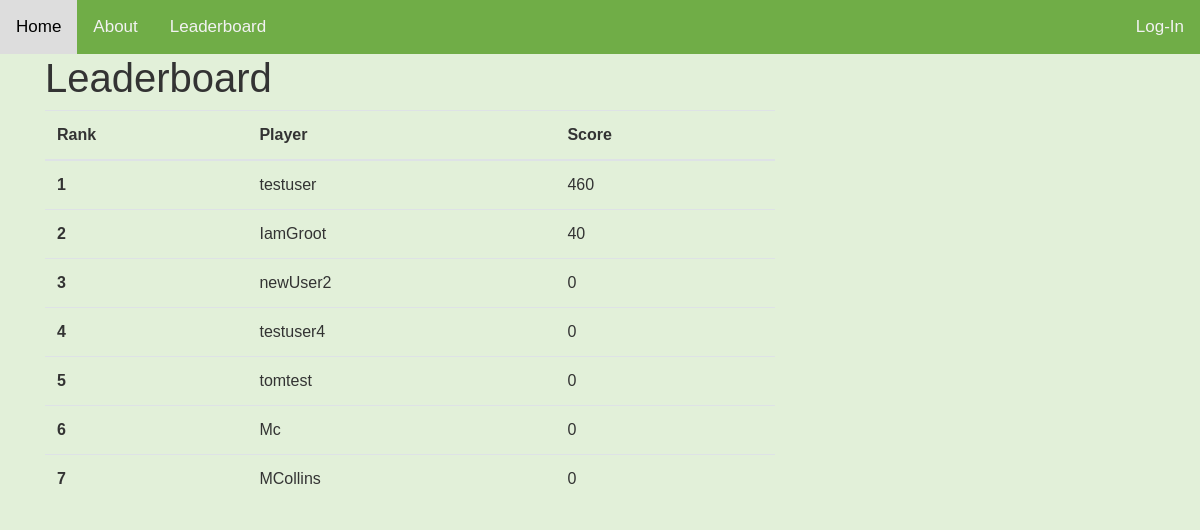
The app's page /leaderboard/, older data.
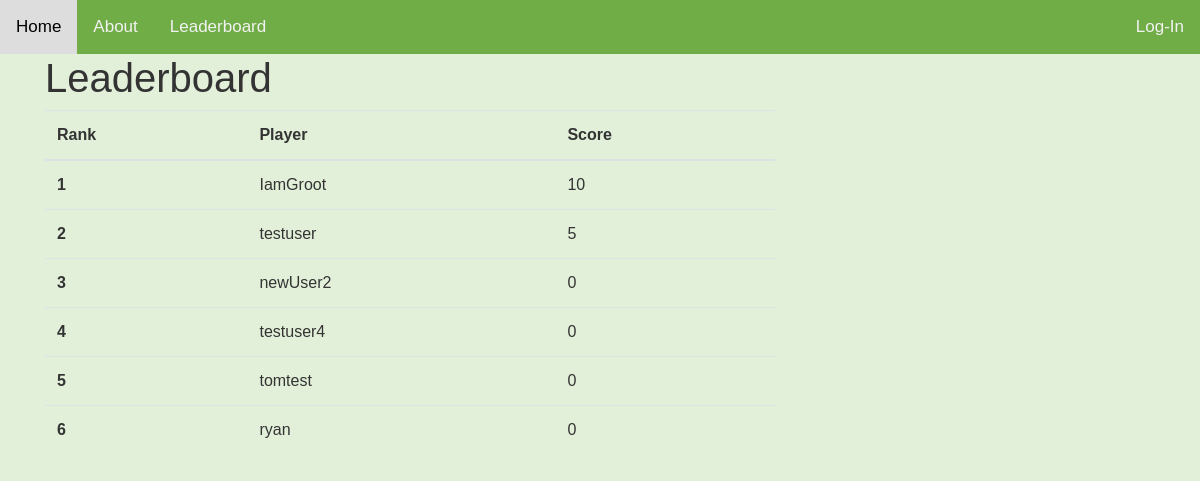
The same page, newer data.
### users/models.py (models this page shows, shortened)
class Profile(models.Model):
    user = models.OneToOneField(User, on_delete=models.CASCADE)
    image = models.ImageField(default='default.jpg', upload_to='profile_pics')
    score = models.IntegerField(default=0)
    userRank = models.IntegerField(default=0)
    Drink = models.IntegerField(default=0)
    Snack = models.IntegerField(default=0)
    Vegetable = models.IntegerField(default=0)
    Protein = models.IntegerField(default=0)
    Fruit = models.IntegerField(default=0)

### Food_Scanner/views.py (the view)
# urls.py: path('leaderboard/', views.leaderboard, name='Food_Scanner-leaderboard'),
def leaderboard(request):
    '''Users profile from user.models table loaded into d and ordered DESC by score '''
    d = Profile.objects.order_by('-score')
    return render(request, 'Food_Scanner/leaderboard.html', locals())

### Food_Scanner/templates/Food_Scanner/leaderboard.html
{% extends "Food_Scanner/base.html" %}
{% block content %}
    <h1>Leaderboard</h1>
    <table class="table">
  <thead>
    <tr>
      <th scope="col">Rank</th>
      <th scope="col">Player</th>
      <th scope="col">Score</th>
    </tr>
  </thead>
  <tbody>
    {% for i in d %}
      <tr>
      <th scope="row">{{ forloop.counter }}</th>
      <td>{{ i.user }}</td>
      <td>{{ i.score }}</td>
      </tr>
    {%  endfor %}
  </tbody>
    </table>
    </body>
{% endblock content%}

Row changes from the older to the newer data that the page shows:
removed Profile: user "MCollins", score "0"
changed Profile "IamGroot": score "40" → "10"; moves up the list
changed Profile "testuser": score "460" → "5"
changed through a linked row, Profile: user "Mc" → "ryan"
